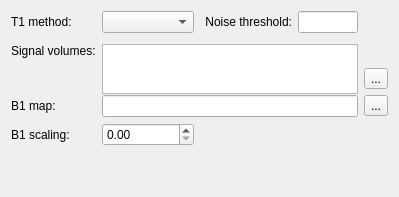
                 <widget class="QWidget" name="t1MapTab">
                  <attribute name="title">
                   <string>T1 mapping</string>
                  </attribute>
                  <layout class="QGridLayout" name="gridLayout_6">
                   <item row="2" column="4">
                    <widget class="QToolButton" name="t1InputSelect">
                     <property name="text">
                      <string>...</string>
                     </property>
                    </widget>
                   </item>
                   <item row="3" column="0">
                    <widget class="QLabel" name="label_40">
                     <property name="text">
                      <string>B1 map:</string>
                     </property>
                    </widget>
                   </item>
                   <item row="1" column="0">
                    <widget class="QLabel" name="label_2">
                     <property name="text">
                      <string>Signal volumes:</string>
                     </property>
                    </widget>
                   </item>
                   <item row="1" column="1" rowspan="2" colspan="3">
                    <widget class="QTextEdit" name="t1InputTextEdit">
                     <property name="minimumSize">
                      <size>
                       <width>0</width>
                       <height>50</height>
                      </size>
                     </property>
                     <property name="maximumSize">
                      <size>
                       <width>16777215</width>
                       <height>40</height>
                      </size>
                     </property>
                    </widget>
                   </item>
                   <item row="0" column="0">
                    <widget class="QLabel" name="label_4">
                     <property name="text">
                      <string>T1 method:</string>
                     </property>
                    </widget>
                   </item>
                   <item row="0" column="1">
                    <widget class="QComboBox" name="t1MethodComboBox"/>
                   </item>
                   <item row="0" column="2">
                    <widget class="QLabel" name="label_8">
                     <property name="text">
                      <string>Noise threshold:</string>
                     </property>
                     <property name="textFormat">
                      <enum>Qt::PlainText</enum>
                     </property>
                     <property name="alignment">
                      <set>Qt::AlignRight|Qt::AlignTrailing|Qt::AlignVCenter</set>
                     </property>
                    </widget>
                   </item>
                   <item row="0" column="3">
                    <widget class="QLineEdit" name="t1ThresholdLineEdit">
                     <property name="maximumSize">
                      <size>
                       <width>60</width>
                       <height>16777215</height>
                      </size>
                     </property>
                    </widget>
                   </item>
                   <item row="5" column="0">
                    <spacer name="verticalSpacer_9">
                     <property name="orientation">
                      <enum>Qt::Vertical</enum>
                     </property>
                     <property name="sizeHint" stdset="0">
                      <size>
                       <width>20</width>
                       <height>40</height>
                      </size>
                     </property>
                    </spacer>
                   </item>
                   <item row="3" column="1" colspan="3">
                    <widget class="QLineEdit" name="b1MapLineEdit2"/>
                   </item>
                   <item row="3" column="4">
                    <widget class="QToolButton" name="b1MapPathSelect2">
                     <property name="text">
                      <string>...</string>
                     </property>
                    </widget>
                   </item>
                   <item row="4" column="0">
                    <widget class="QLabel" name="label_42">
                     <property name="text">
                      <string>B1 scaling:</string>
                     </property>
                    </widget>
                   </item>
                   <item row="4" column="1">
                    <widget class="QDoubleSpinBox" name="b1ScalingSpinBox2">
                     <property name="maximum">
                      <double>100000.000000000000000</double>
                     </property>
                    </widget>
                   </item>
                  </layout>
                 </widget>
